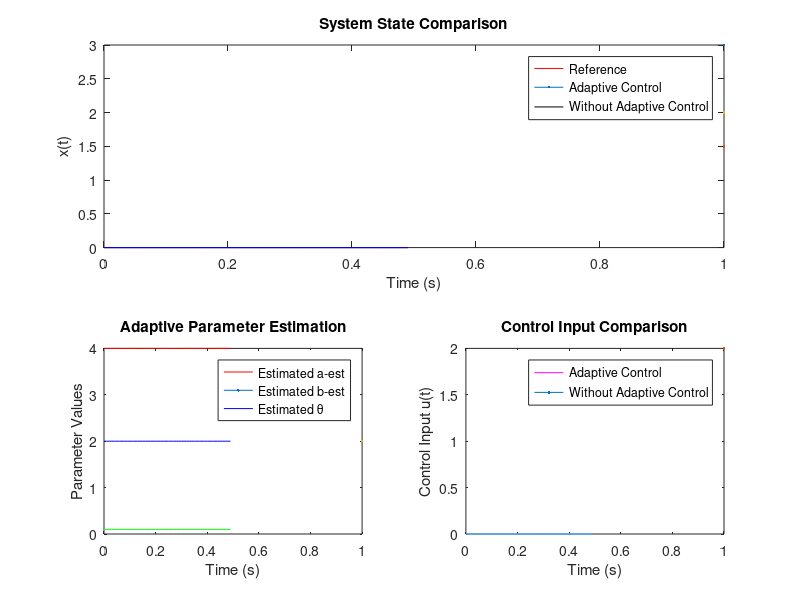

Write the MATLAB code that produced this figure. (Note: this script raises an error after producing the figure.)
% Indirect Model Reference Adaptive Control (MRAC) for First-Order SISO System
% Written By: Rasit
% Date: 25-Jan-2025
clc,clear,close all;
%% System Parameters (True and Reference Model)
a = 4; b = 2; theta = 0.8;  % True system parameters (unknown)
am = -2; bm = 2;            % Reference model parameters

%% Simulation Parameters
Ts = 1e-2;                   % Time step
t = 0:Ts:50;                 % Simulation time 
ref = zeros(length(t),1);      % Input signal (initially zero)
% ref(t > 0.5) = sin(t(t > 0.5)); % Sinusoidal input after 0.5 second
ref(t > 1) = square(t(t > 1));    % Square input after 1 second

% Initial conditions
x_ref = zeros(length(t),1); % Reference model state
x = zeros(length(t),1);     % Actual system state (adaptive)
x_no_adapt = zeros(length(t),1); % System without adaptive control

% Control inputs
u = zeros(length(t),1);     
u_no_adapt = zeros(length(t),1); 

% Estimated parameters (initial values)
a_est = a * ones(length(t),1);
b_est = b * ones(length(t),1);
theta_est = 0.1 * ones(length(t),1);

%% Adaptive Control Gains
gamma_a = 0.1; gamma_b = 0.1; gamma_theta = 0.6;
b_min = 0.1;  % Minimum value for b

% True control gains
kx_true = (am - a) / b;
kr_true = bm / b;

%% Simulation Loop
figure('units', 'normalized', 'outerposition', [0 0 1 1], 'color', 'w')
for i = 2:length(t)
    if (i*Ts) > 25
        ref(i) = cos(i*Ts);
    end
    % Control Law
    kx = (am - a_est(i-1)) / b_est(i-1);
    kr = bm / b_est(i-1);
    u(i-1) = kx * x(i-1) + kr * ref(i-1) - theta_est(i-1) * x(i-1);
    u_no_adapt(i-1) = kx_true * x_no_adapt(i-1) + kr_true * ref(i-1);

    % Adaptive Parameter Update
    e = x_ref(i-1) - x(i-1);
    a_dot = -gamma_a * x(i-1) * e;
    
    if b_est(i-1) >= b_min
        b_dot = -gamma_b * u(i-1) * e;
        if (b_est(i-1) == b_min && b_dot < 0)
            b_dot = 0;
        end
    end
    
    theta_dot = -gamma_theta * x(i-1) * e * sign(b);
    
    % System Dynamics
    xdot_ref = am * x_ref(i-1) + bm * ref(i-1);
    xdot = a * x(i-1) + b * u(i-1) + b * theta * x(i-1);
    xdot_no_adapt = a * x_no_adapt(i-1) + b * u_no_adapt(i-1) + b * theta * x_no_adapt(i-1);
    
    % Update Variables (Euler Method)
    x_ref(i) = x_ref(i-1) + xdot_ref * Ts;
    x(i) = x(i-1) + xdot * Ts;
    x_no_adapt(i) = x_no_adapt(i-1) + xdot_no_adapt * Ts;
    
    a_est(i) = a_est(i-1) + a_dot * Ts;
    b_est(i) = b_est(i-1) + b_dot * Ts;
    theta_est(i) = theta_est(i-1) + theta_dot * Ts;

    % Plot Result
    if mod(i,5e1) == 0 || mod(i,length(t)) == 0
        clf
        subplot(2,2,[1,2]); % System States
        plot(t(1:i), x_ref(1:i), 'r', LineWidth=3); hold on;
        plot(t(1:i), x(1:i), 'k', LineWidth=1.5);
        plot(t(1:i), x_no_adapt(1:i), 'b', LineWidth=2);
        legend('Reference', 'Adaptive Control', 'Without Adaptive Control');
        xlabel('Time (s)'); ylabel('x(t)'); title('System State Comparison');

        subplot(223); % Estimated Parameters
        plot(t(1:i), a_est(1:i), 'r', LineWidth=2); hold on;
        plot(t(1:i), b_est(1:i), 'b', LineWidth=2);
        plot(t(1:i), theta_est(1:i), 'g', LineWidth=2);
        legend('Estimated a-est', 'Estimated b-est', 'Estimated \theta');
        xlabel('Time (s)'); ylabel('Parameter Values'); title('Adaptive Parameter Estimation');

        subplot(224); % Control Input
        plot(t(1:i), u(1:i), 'm', LineWidth=2); hold on;
        plot(t(1:i), u_no_adapt(1:i), 'c', LineWidth=2);
        legend('Adaptive Control', 'Without Adaptive Control');
        xlabel('Time (s)'); ylabel('Control Input u(t)');
        title('Control Input Comparison');
        sgtitle('Indirect MRAC Simulation'); 
        drawnow
    end
end

